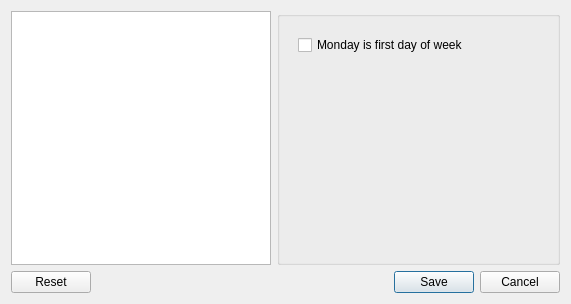
<?xml version="1.0" encoding="UTF-8"?>
<ui version="4.0">
 <class>SettingsView</class>
 <widget class="QDialog" name="SettingsView">
  <property name="windowModality">
   <enum>Qt::ApplicationModal</enum>
  </property>
  <property name="geometry">
   <rect>
    <x>0</x>
    <y>0</y>
    <width>571</width>
    <height>304</height>
   </rect>
  </property>
  <property name="windowTitle">
   <string>Settings</string>
  </property>
  <layout class="QVBoxLayout" name="verticalLayout">
   <item>
    <layout class="QHBoxLayout" name="horizontalLayout_2">
     <item>
      <widget class="QTreeView" name="treeView">
       <property name="maximumSize">
        <size>
         <width>260</width>
         <height>16777215</height>
        </size>
       </property>
       <property name="editTriggers">
        <set>QAbstractItemView::NoEditTriggers</set>
       </property>
       <property name="headerHidden">
        <bool>true</bool>
       </property>
      </widget>
     </item>
     <item>
      <widget class="QGroupBox" name="groupBox">
       <layout class="QGridLayout" name="gridLayout">
        <item row="0" column="0">
         <widget class="QStackedWidget" name="stackedWidget">
          <property name="currentIndex">
           <number>0</number>
          </property>
          <widget class="QWidget" name="calendarPage">
           <layout class="QGridLayout" name="gridLayout_3">
            <item row="0" column="0">
             <widget class="QCheckBox" name="mondayFirstDayOfWeekCheckBox">
              <property name="text">
               <string>Monday is first day of week</string>
              </property>
             </widget>
            </item>
            <item row="1" column="0">
             <spacer name="verticalSpacer_2">
              <property name="orientation">
               <enum>Qt::Vertical</enum>
              </property>
              <property name="sizeHint" stdset="0">
               <size>
                <width>20</width>
                <height>40</height>
               </size>
              </property>
             </spacer>
            </item>
           </layout>
          </widget>
          <widget class="QWidget" name="unitsOfMeasurementPage">
           <layout class="QGridLayout" name="gridLayout_2">
            <item row="0" column="0">
             <widget class="QLabel" name="label">
              <property name="text">
               <string>Distance</string>
              </property>
              <property name="buddy">
               <cstring>distanceUnitComboBox</cstring>
              </property>
             </widget>
            </item>
            <item row="0" column="1">
             <widget class="QComboBox" name="distanceUnitComboBox">
              <property name="sizePolicy">
               <sizepolicy hsizetype="Preferred" vsizetype="Fixed">
                <horstretch>1</horstretch>
                <verstretch>0</verstretch>
               </sizepolicy>
              </property>
             </widget>
            </item>
            <item row="1" column="0">
             <widget class="QLabel" name="label_2">
              <property name="text">
               <string>Weight</string>
              </property>
              <property name="buddy">
               <cstring>weightUnitComboBox</cstring>
              </property>
             </widget>
            </item>
            <item row="1" column="1">
             <widget class="QComboBox" name="weightUnitComboBox">
              <property name="sizePolicy">
               <sizepolicy hsizetype="Preferred" vsizetype="Fixed">
                <horstretch>1</horstretch>
                <verstretch>0</verstretch>
               </sizepolicy>
              </property>
             </widget>
            </item>
            <item row="2" column="0">
             <widget class="QLabel" name="label_3">
              <property name="text">
               <string>Temperature</string>
              </property>
              <property name="buddy">
               <cstring>temperatureUnitComboBox</cstring>
              </property>
             </widget>
            </item>
            <item row="2" column="1">
             <widget class="QComboBox" name="temperatureUnitComboBox">
              <property name="sizePolicy">
               <sizepolicy hsizetype="Preferred" vsizetype="Fixed">
                <horstretch>1</horstretch>
                <verstretch>0</verstretch>
               </sizepolicy>
              </property>
             </widget>
            </item>
            <item row="3" column="0">
             <widget class="QLabel" name="label_4">
              <property name="text">
               <string>Currency</string>
              </property>
              <property name="buddy">
               <cstring>currencyUnitComboBox</cstring>
              </property>
             </widget>
            </item>
            <item row="3" column="1">
             <widget class="QComboBox" name="currencyUnitComboBox"/>
            </item>
            <item row="4" column="0">
             <spacer name="verticalSpacer">
              <property name="orientation">
               <enum>Qt::Vertical</enum>
              </property>
              <property name="sizeHint" stdset="0">
               <size>
                <width>20</width>
                <height>40</height>
               </size>
              </property>
             </spacer>
            </item>
           </layout>
          </widget>
         </widget>
        </item>
       </layout>
      </widget>
     </item>
    </layout>
   </item>
   <item>
    <layout class="QHBoxLayout" name="horizontalLayout">
     <item>
      <widget class="QPushButton" name="resetPushButton">
       <property name="text">
        <string>Reset</string>
       </property>
       <property name="icon">
        <iconset resource="../../resources/application.qrc">
         <normaloff>:/images/reset</normaloff>:/images/reset</iconset>
       </property>
      </widget>
     </item>
     <item>
      <spacer name="horizontalSpacer_2">
       <property name="orientation">
        <enum>Qt::Horizontal</enum>
       </property>
       <property name="sizeHint" stdset="0">
        <size>
         <width>40</width>
         <height>20</height>
        </size>
       </property>
      </spacer>
     </item>
     <item>
      <widget class="QPushButton" name="savePushButton">
       <property name="text">
        <string>Save</string>
       </property>
       <property name="icon">
        <iconset resource="../../resources/application.qrc">
         <normaloff>:/images/save</normaloff>:/images/save</iconset>
       </property>
       <property name="default">
        <bool>true</bool>
       </property>
      </widget>
     </item>
     <item>
      <widget class="QPushButton" name="cancelPushButton">
       <property name="text">
        <string>Cancel</string>
       </property>
       <property name="icon">
        <iconset resource="../../resources/application.qrc">
         <normaloff>:/images/cancel</normaloff>:/images/cancel</iconset>
       </property>
      </widget>
     </item>
    </layout>
   </item>
  </layout>
 </widget>
 <resources>
  <include location="../../resources/application.qrc"/>
 </resources>
 <connections/>
</ui>
